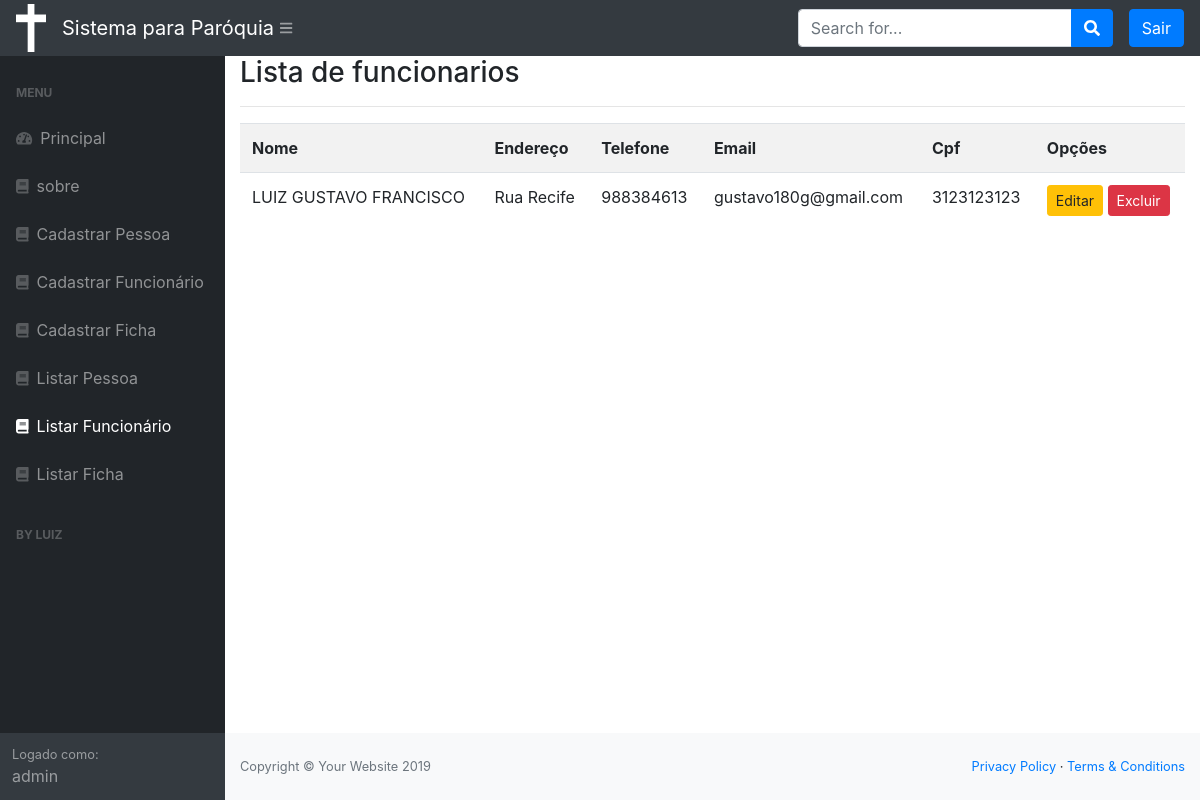
Screenshot of /listar/funcionario/ (signed in) with the database file from the repository.
### cadastros/models.py (models this page shows, shortened)
class Funcionario(models.Model):
    nome = models.CharField(max_length=50)
    endereco = models.CharField(max_length=50, verbose_name="Endereço", unique=True)
    telefone = models .IntegerField()
    email = models.CharField(max_length=50, unique=True)
    cpf = models.IntegerField(unique=True)

### cadastros/views.py (the view)
# urls.py: path('listar/funcionario/', FuncionarioList.as_view(), name="listar-funcionario"),
class FuncionarioList(LoginRequiredMixin, ListView):
    login_url = reverse_lazy('login')
    model = Funcionario
    template_name = 'cadastros/listas/funcionario.html'

### cadastros/templates/cadastros/listas/funcionario.html
{% extends 'paginas/modelo.html' %}
{% load static %}
{% block conteudo %}
    <h3>Lista de funcionarios </h3>
<hr>
<div class="table-responsive">
    <table class="table table-striped">
        <tr>
            <th>Nome</th>
            <th>Endereço</th>
            <th>Telefone</th>
            <th>Email</th>
            <th>Cpf</th>
            <th>Opções</th>
        </tr>
        {% for funcionario in object_list %}
        <tr>
            <td>{{ funcionario.nome }}</td>
            <td> {{ funcionario.endereco }} </td>
            <td> {{ funcionario.telefone }} </td>
            <td> {{ funcionario.email }} </td>
            <td> {{ funcionario.cpf }} </td>
            <td>
                <a href="{% url 'editar-funcionario' funcionario.pk %}" class="btn btn-warning btn-sm">Editar</a>
                <a href="{% url 'excluir-funcionario' funcionario.pk %}" class="btn btn-danger btn-sm">Excluir</a>
             </td>
        </tr>
        {% empty %}
        <tr>
            <td colspan="3">Nenhuma funcionario registrada!</td>
        </tr>
        {% endfor %}
    </table>
</div>
{% endblock %}

### paginas/templates/paginas/modelo.html (shortened to what this page needs)
{% load static %}
<!DOCTYPE html>
<html lang="en">
    <head>
        <link rel="stylesheet" href="{% static 'base/dist/css/styles.css' %}">
        <link rel="stylesheet" href="{% static 'css/bootstrap.min.css' %}">
        <link href="https://cdn.datatables.net/1.10.20/css/dataTables.bootstrap4.min.css" rel="stylesheet" />
    </head>
    <body class="sb-nav-fixed">
        {% block cabecalho %}
        <nav class="sb-topnav navbar navbar-expand navbar-dark bg-dark">
            <img src="{% static 'img/logo.png' %}" width="30" alt="">
            <a class="navbar-brand" href="{% url 'index' %}" >  Sistema para Paróquia </a><button class="btn btn-link btn-sm order-1 order-lg-0" id="sidebarToggle" href="#"><i class="fas fa-bars"></i></button
            >
            <form class="d-none d-md-inline-block form-inline ml-auto mr-0 mr-md-3 my-2 my-md-0">
                <div class="input-group">
                    <input class="form-control" type="text" placeholder="Search for..." aria-label="Search" aria-describedby="basic-addon2" />
                    <div class="input-group-append">
                        <button class="btn btn-primary" type="button"><i class="fas fa-search"></i></button>
                    </div>
                </div>
            </form>
            <ul class="navbar-nav ml-auto ml-md-0">
                {% if request.user.is_authenticated %}
                    <a class="btn btn-primary"  href="{% url 'logout' %}" href="login.html">Sair</a>
                {% else %}
                   <a class="btn btn-primary"  href="{% url 'login' %}" href="login.html">Login</a>
                {% endif %}
            </ul>
        </nav>
        {% endblock %}
        {% block menu %}
        <div id="layoutSidenav">
                <div id="layoutSidenav_nav">
                    <nav class="sb-sidenav accordion sb-sidenav-dark" id="sidenavAccordion">
                        <div class="sb-sidenav-menu">
                            <div class="nav">
                                <div class="sb-sidenav-menu-heading">Menu</div>
                                <a class="nav-link" href="{% url 'index' %}"
                                    ><div class="sb-nav-link-icon"><i class="fas fa-tachometer-alt"></i></div>
                                    Principal</a>
                                <a class="nav-link" href="{% url 'sobre' %}"
                                    ><div class="sb-nav-link-icon"><i class="fa fa-book"></i></div>
                                    sobre</a>
                                <a class="nav-link" href="{% url 'cadastrar-pessoa' %}"
                                    ><div class="sb-nav-link-icon"><i class="fa fa-book"></i></div>
                                    Cadastrar Pessoa</a>
                                <a class="nav-link" href="{% url 'cadastrar-funcionario' %}"
                                    ><div class="sb-nav-link-icon"><i class="fa fa-book"></i></div>
                                    Cadastrar Funcionário</a>
                                <a class="nav-link" href="{% url 'cadastrar-ficha' %}"
                                    ><div class="sb-nav-link-icon"><i class="fa fa-book"></i></div>
                                    Cadastrar Ficha</a>
                                    <a class="nav-link" href="{% url 'listar-pessoa' %}"
                                    ><div class="sb-nav-link-icon"><i class="fa fa-book"></i></div>
                                    Listar Pessoa</a>
                                <a class="nav-link" href="{% url 'listar-funcionario' %}"
                                    ><div class="sb-nav-link-icon"><i class="fa fa-book"></i></div>
                                    Listar Funcionário</a>
                                <a class="nav-link" href="{% url 'listar-ficha' %}"
                                    ><div class="sb-nav-link-icon"><i class="fa fa-book"></i></div>
                                    Listar Ficha</a>
                                <div class="sb-sidenav-menu-heading">By Luiz</div>
                            </div>
                        </div>
                        <div class="sb-sidenav-footer">
                            <div class="small">Logado como:</div>
                            {{ request.user }}
                        </div>
                    </nav>
                </div>
                {% endblock %}
            <div id="layoutSidenav_content">
                <main>
                    <div class="container-fluid">
                        {% block conteudo %}{% endblock %}
                    </div>
                </main>
                <footer class="py-4 bg-light mt-auto">
                    <div class="container-fluid">
                        <div class="d-flex align-items-center justify-content-between small">
                            <div class="text-muted">Copyright &copy; Your Website 2019</div>
                            <div>
                                <a href="#">Privacy Policy</a>
                                &middot;
                                <a href="#">Terms &amp; Conditions</a>
                            </div>
                        </div>
                    </div>
                </footer>
            </div>
        </div>
    </body>
</html>

### rows the page displays
Funcionario: nome "LUIZ GUSTAVO FRANCISCO", endereco "Rua Recife", telefone "988384613", email "gustavo180g@gmail.com", cpf "3123123123"

### other values shown
{{ request.user }} "admin"
